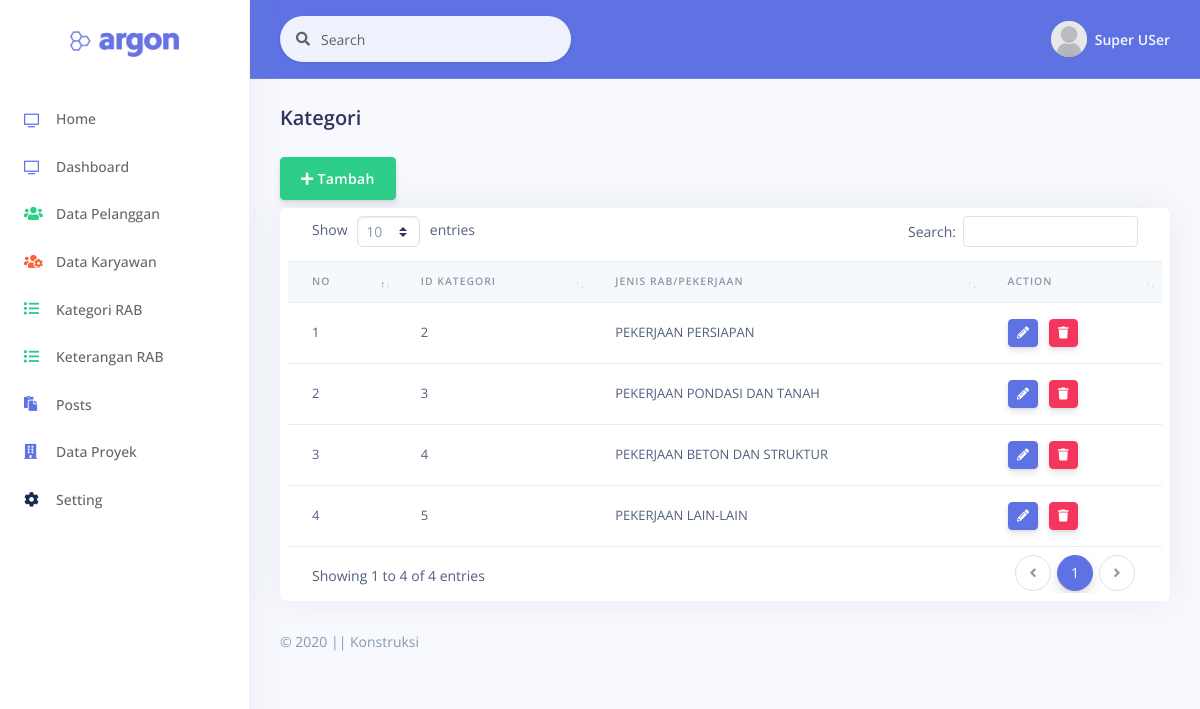
/user/kategori.php (signed in), run on the app's committed database.
### tables this page shows
CREATE TABLE `kategori` (
  `id` int(11) NOT NULL,
  `nama_kategori` varchar(100) NOT NULL,
  `timestamp` timestamp NULL DEFAULT NULL
);

### user/kategori.php (the view, shortened to what this page needs)
<?php
    include '../koneksi.php';
    include './header.php';
  ?>
<div class="main-content" id="panel">
<?php
    include './topnav.php';
?>
  <div class="header pb-6">
    <div class="container-fluid">
      <div class="header-body">
        <div class="row align-items-center py-4">
          <div class="col-lg-6 col-7">
            <h6 class="h2 d-inline-block mb-0">Kategori</h6>
          </div>
        </div>
      </div>
    </div>
  </div>
  <div class="container-fluid mt--6">
    <div class="row">
      <div class="col-xl-12">
          <button type="button" class="btn btn-success mb-2"
          data-toggle='modal' data-target='#modalForm'>
            <i class="fas fa-plus"></i> Tambah
          </button>
        <div class="card p-2">
          <div class="table-responsive">
            <table id="tables" class="table align-items-center table-flush">
              <thead class="thead-light">
                <tr>
                  <th scope="col">No</th>
                  <th scope="col">ID Kategori</th>
                  <th scope="col">Jenis RAB/Pekerjaan</th>
                  <th scope="col">Action</th>
                </tr>
              </thead>
              <tbody>
            <?php
                $query = "SELECT * FROM kategori";
                $result = mysqli_query($koneksi,$query);
                $no = 0;
                while($kategori = mysqli_fetch_array($result)){
                $no++;
            ?>
                <tr>
                    <td><?=$no;?></td>
                    <td><?=$kategori['id'];?></td>
                    <td><?=$kategori['nama_kategori'];?></td>
                    <td>
						<button type='button' class='btn btn-primary btn-sm'
						onclick='updateInformasi(<?=json_encode($kategori)?>)'
						data-toggle='modal' data-target='#modalForm'
						><i class='fas fa-pencil-alt'></i></button>
						<button type='button' class='btn btn-danger btn-sm'
						onclick="hapusData(<?=$kategori['id']?>)"
						><i class='fas fa-trash'></i></button>
                    </td>
                </tr>
            <?php }; ?>
              </tbody>
            </table>
          </div>
        </div>
      </div>
    </div>
  <?php
    include './footer.php';
  ?>
  </div>
</div>

### data on the page
kategori: id "2", nama_kategori "PEKERJAAN PERSIAPAN"
kategori: id "3", nama_kategori "PEKERJAAN PONDASI DAN TANAH"
kategori: id "4", nama_kategori "PEKERJAAN BETON DAN STRUKTUR"
kategori: id "5", nama_kategori "PEKERJAAN LAIN-LAIN"

### other printed values
$session->nama "Super USer"
